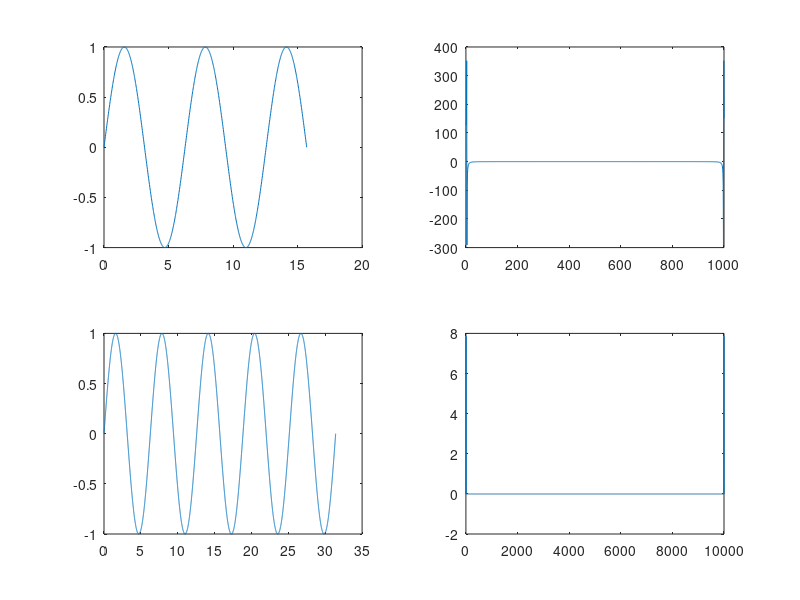

Write MATLAB code to recreate this figure. (Note: this script raises an error after producing the figure.)
clc, clearvars, close all

x = linspace(0, 5*pi, 1000);
y = sin(x);
Y = fft(y);

x_h = linspace(0, 10*pi, 10000);
y_h = sin(x_h);
Y_h = fft(y_h);

subplot(2,2,1);
plot(x, y)
subplot(2,2,2);
plot(real(Y))
subplot(2,2,3);
plot(x_h, y_h)
subplot(2,2,4);
plot(real(Y_h))



%% fft on sound signal
clc, clearvars, close all
[y,Fs] = audioread("HelloWorld.wav");

Y = fft(y);
plot(real(Y))

%player = audioplayer(y, Fs);
%play(player);

